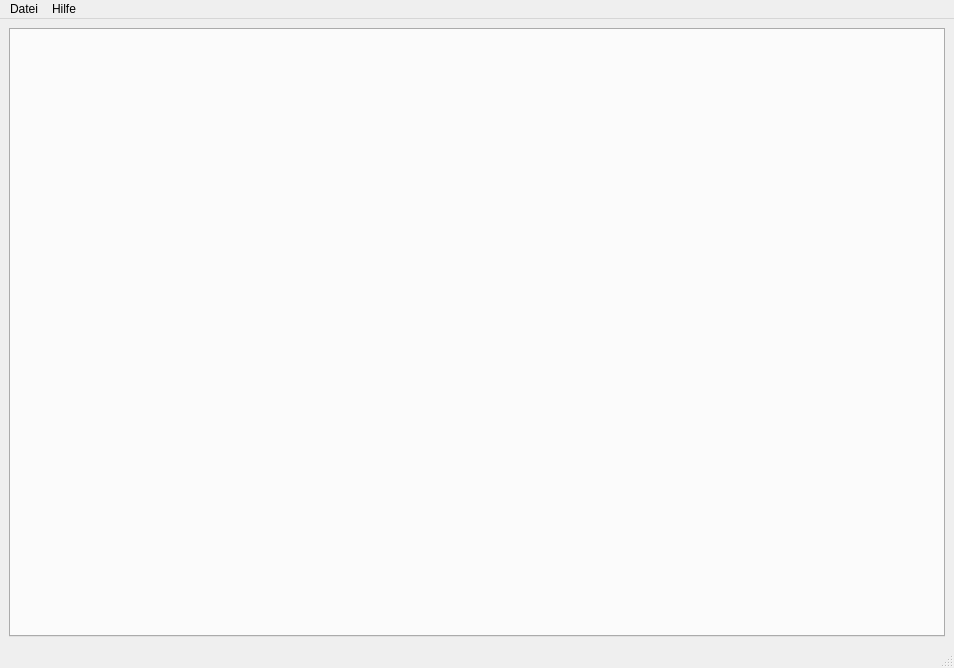
<?xml version="1.0" encoding="UTF-8"?>
<ui version="4.0">
 <class>MainWindow</class>
 <widget class="QMainWindow" name="MainWindow">
  <property name="geometry">
   <rect>
    <x>0</x>
    <y>0</y>
    <width>954</width>
    <height>668</height>
   </rect>
  </property>
  <property name="sizePolicy">
   <sizepolicy hsizetype="Expanding" vsizetype="Preferred">
    <horstretch>1</horstretch>
    <verstretch>1</verstretch>
   </sizepolicy>
  </property>
  <property name="maximumSize">
   <size>
    <width>1600</width>
    <height>16777215</height>
   </size>
  </property>
  <property name="windowTitle">
   <string>MainWindow</string>
  </property>
  <widget class="QWidget" name="centralwidget">
   <property name="sizePolicy">
    <sizepolicy hsizetype="Preferred" vsizetype="Preferred">
     <horstretch>1</horstretch>
     <verstretch>1</verstretch>
    </sizepolicy>
   </property>
   <property name="maximumSize">
    <size>
     <width>16777215</width>
     <height>16777215</height>
    </size>
   </property>
   <layout class="QGridLayout" name="gridLayout">
    <item row="0" column="0">
     <widget class="QTabWidget" name="tabWidget">
      <property name="sizePolicy">
       <sizepolicy hsizetype="Expanding" vsizetype="Expanding">
        <horstretch>1</horstretch>
        <verstretch>1</verstretch>
       </sizepolicy>
      </property>
      <property name="currentIndex">
       <number>-1</number>
      </property>
      <property name="tabsClosable">
       <bool>true</bool>
      </property>
     </widget>
    </item>
   </layout>
  </widget>
  <widget class="QMenuBar" name="menubar">
   <property name="geometry">
    <rect>
     <x>0</x>
     <y>0</y>
     <width>954</width>
     <height>26</height>
    </rect>
   </property>
   <widget class="QMenu" name="menuFile">
    <property name="title">
     <string>Datei</string>
    </property>
    <addaction name="separator"/>
   </widget>
   <widget class="QMenu" name="menuHilfe">
    <property name="title">
     <string>Hilfe</string>
    </property>
   </widget>
   <addaction name="menuFile"/>
   <addaction name="menuHilfe"/>
  </widget>
  <widget class="QStatusBar" name="statusbar"/>
 </widget>
 <resources/>
 <connections/>
</ui>
